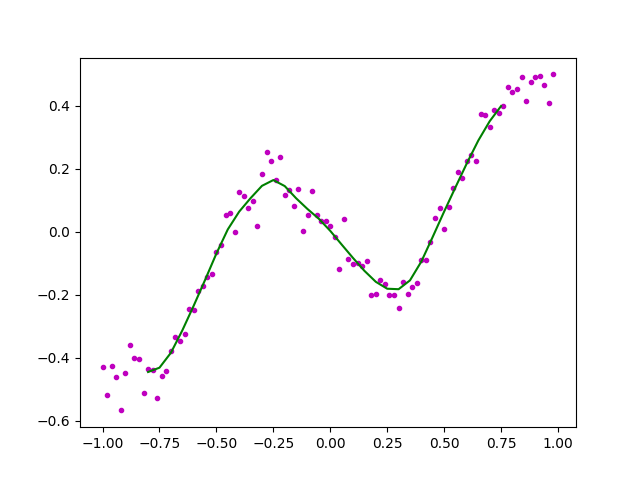

This chart was generated by the following Python code:
#!/usr/bin/env python
# -*- coding: utf-8 -*-
import numpy as np
import pandas as pd
import matplotlib.pyplot as plt
import math
import random

fig = plt.figure()
ax = fig.add_subplot(111)

x = np.arange(-1,1,0.02)
y = [((a*a-1)*(a*a-1)*(a*a-1)+0.5)*np.sin(a*2) for a in x]
y_noise = y+np.random.normal(0, 0.05, len(y))

ax.plot(x, y_noise, color='m', linestyle='', marker='.')


def W(d,x):
    s=abs(x)/d
    if (s<=0.5):
        return (2/3)-4*s**2+4*s**3
    elif(s<=1):
        return (4/3)-4*s+4*s**2-(4/3)*s**3
    else:
        return 0

def polynomial(x,a):
    y=0
    for i in range(len(a)):
        y+=a[i]*x**i
    return y


if __name__ == "__main__":
    d=0.2 
    s = 0.02
    r = np.arange(-d,d+0.001,s)

    order=2
    p=np.zeros((len(x),order))
    for i in range(order):
        p[:,i] = x**i
    y_estimate=[]
    x_estimate=np.arange(-1+d,1-d,0.05)

    for xx in x_estimate:
        w = [ W(d,i-xx) for i in x]
        w = np.array(w).reshape(-1,1)
        A = np.dot((w*p).T,p)
        B = np.dot((w*p).T,y_noise)
        a=np.linalg.solve(A,B)
        y_estimate.append(polynomial(xx,a))
    
ax.plot(x_estimate,y_estimate, color='g', linestyle='-',marker='')

plt.show()
